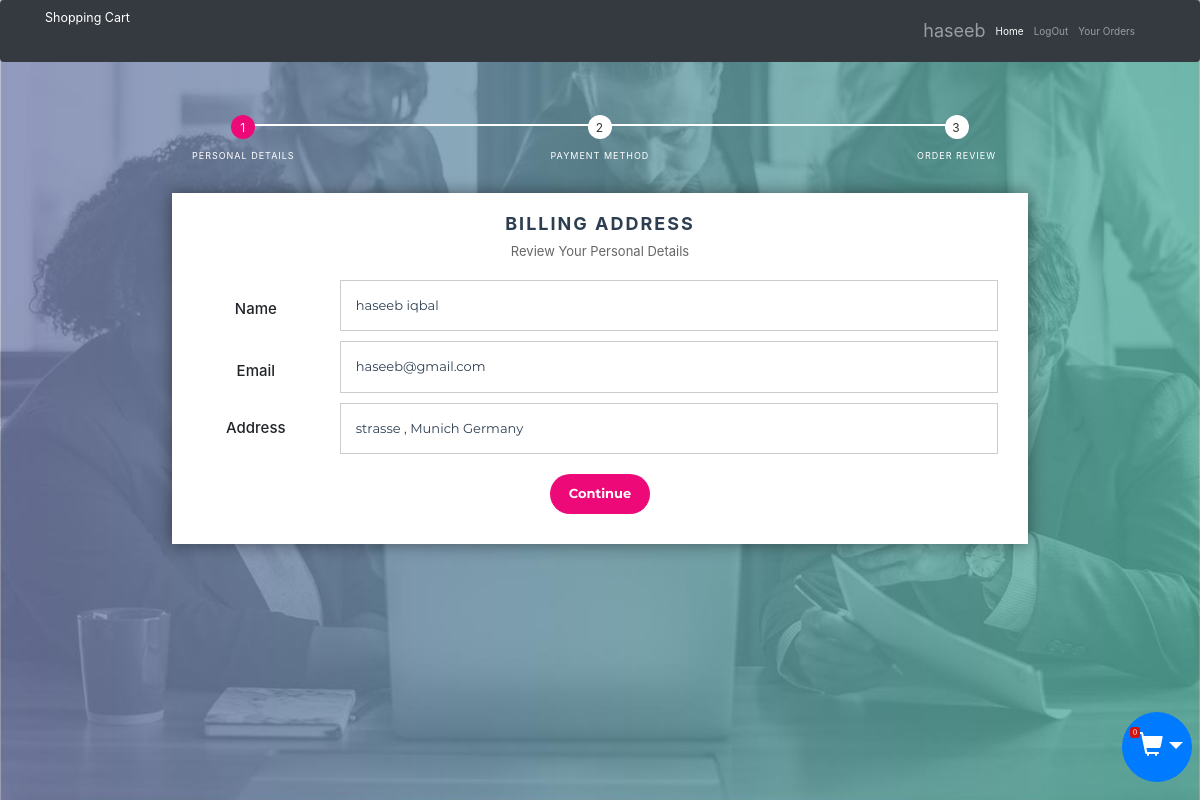
The page /CheckOut.php (signed in) on the database its author committed.
### tables this page shows
CREATE TABLE IF NOT EXISTS `users` (
  `user_id` int(10) NOT NULL AUTO_INCREMENT,
  `user_name` varchar(255) NOT NULL,
  `user_address` varchar(255) DEFAULT NULL,
  `user_email` varchar(255) NOT NULL,
  `user_password` varchar(255) NOT NULL,
  `user_username` varchar(255) NOT NULL,
  PRIMARY KEY (`user_id`)
);

### CheckOut.php (the view, shortened to what this page needs)
<?php
    include "views/includes/header.php";
?>
	<div class="container"  style="max-width: 1100px;">
	 <div class="row">
         <div class="col-md-12" style=" padding-bottom: 33px;">
             <form id="msform" method="post">
                 <ul id="progressbar">
                     <li class="active">Personal Details</li>
                     <li>Payment Method</li>
                     <li>Order Review</li>
                 </ul>
                 <fieldset>
                     <h2 class="fs-title">Billing Address</h2>
                     <h3 class="fs-subtitle">Review Your Personal Details</h3>
                     <?php
                        $id = $_SESSION['id_user'];
                        $query = $connect->prepare( "SELECT * FROM users Where user_id = $id");
                        $query->execute();
                        $result = $query->fetch(PDO::FETCH_ASSOC);
                        if(!empty($result))
                        {
                            $user_name = $result['user_name'];
                            $user_email = $result['user_email'];
                            $user_address = $result['user_address'];
                        }
                     ?>
                     <div class="row">
                         <div class="col-md-2" style="padding-top: 2.5%;">
                             <h4>Name</h4>
                         </div>
                         <div class="col-md-10">
                             <input type="text" id="name" name="name" placeholder="Name" value="<?php echo $user_name; ?>"/>
                         </div>
                     </div>
                      <div class="row">
                         <div class="col-md-2" style="padding-top: 2.5%;">
                             <h4>Email</h4>
                         </div>
                         <div class="col-md-10">
                             <input type="text" id="email" name="email" placeholder="Email" value="<?php echo $user_email; ?>"/>
                         </div>
                      </div>
                      <div class="row">
                          <div class="col-md-2" style="padding-top: 2%;">
                             <h4>Address</h4>
                         </div>
                         <div class="col-md-10">
                             <input type="text" id="address" name="address" placeholder="Delivery Address" value="<?php echo $user_address; ?>"/>
                         </div>
                     </div>
                     <input type="button" name="next" class="next action-button" onclick="SubmitPersonalInfoData();" value="Continue"/>
                 </fieldset>
             </form>
         </div>
     </div>
     </div>
   </body>
</html>

### css/CheckOut.css (style rules this page uses)
* { margin: 0; padding: 0; }
html { height: 100%; }
body { font-family: montserrat, arial, verdana; background: transparent; background-image: url("../images/signup-images/signup-bg.jpg");*/ }
#msform { text-align: center; position: relative; margin-top: 30px; }
#msform fieldset { background: white; border: 0 none; border-radius: 0px; box-shadow: 0 0 15px 1px rgba(0, 0, 0, 0.4); padding: 20px 30px; box-sizing: border-box; width: 80%; margin: 0 10%; position: relative; }
#msform input, #msform textarea { padding: 15px; border: 1px solid #ccc; border-radius: 0px; margin-bottom: 10px; width: 100%; box-sizing: border-box; font-family: montserrat; color: #2C3E50; font-size: 13px; }
#msform .action-button { width: 100px; background: #ee0979; font-weight: bold; color: white; border: 0 none; border-radius: 25px; cursor: pointer; padding: 10px 5px; margin: 10px 5px; }
.fs-title { font-size: 18px; text-transform: uppercase; color: #2C3E50; margin-bottom: 10px; letter-spacing: 2px; font-weight: bold; }
.fs-subtitle { font-weight: normal; font-size: 13px; color: #666; margin-bottom: 20px; }
#progressbar { margin-bottom: 30px; overflow: hidden; counter-reset: step; }
#progressbar li { list-style-type: none; color: white; text-transform: uppercase; font-size: 9px; width: 33.33%; float: left; position: relative; letter-spacing: 1px; }
#progressbar li:before { content: counter(step); counter-increment: step; width: 24px; height: 24px; line-height: 26px; display: block; font-size: 12px; color: #333; background: white; border-radius: 25px; margin: 0 auto 10px auto; }
#progressbar li:after { content: ''; width: 100%; height: 2px; background: white; position: absolute; left: -50%; top: 9px; z-index: -1; }
#progressbar li:first-child:after { content: none; }
#progressbar li.active:before, #progressbar li.active:after { background: #ee0979; color: white; }

### css/Signup.css (style rules this page uses)
input, select, textarea { outline: none; appearance: unset !important; -moz-appearance: unset !important; -webkit-appearance: unset !important; -o-appearance: unset !important; -ms-appearance: unset !important; }
h2 { line-height: 1.66; margin: 0; padding: 0; font-weight: 900; color: #222; font-family: 'Montserrat'; font-size: 24px; text-transform: uppercase; text-align: center; margin-bottom: 40px; }
body { font-size: 14px; line-height: 1.8; color: #222; font-weight: 400; font-family: 'Montserrat'; background-image: url("../images/signup-images/signup-bg.jpg"); background-repeat: no-repeat; background-size: cover; -moz-background-size: cover; -webkit-background-size: cover; -o-background-size: cover; -ms-background-size: cover; background-position: center center; padding: 115px 0; }
.container { width: 660px; position: relative; margin: 0 auto; }

### rows shown on the page
users: name "haseeb iqbal", email "haseeb@gmail.com", address "strasse , Munich Germany"

### other values the page prints
$_SESSION['username'] "haseeb"
